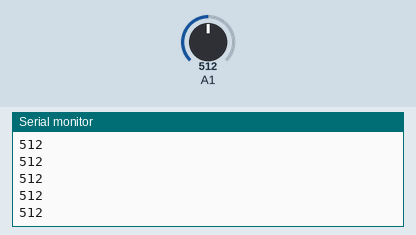
Simulated run of this sketch. Board: Arduino Uno, built with avr-gcc and run on an emulated ATmega328P. On the bench: the last lines printed to the serial monitor. The inputs (shaded band) are chosen by the test bench; at power-on: A1 = 512.

Above: at 1.2 s.
1.3 s: A1 set to 716
At 1.31 s:
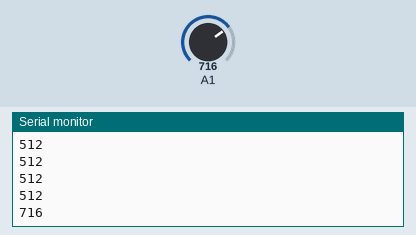
2.8 s: A1 set to 900
At 2.81 s:
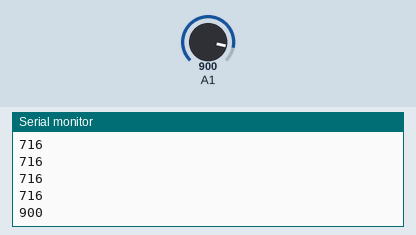
Timing chart, 0 to 5.8 s (numbered marks = the images above; inputs shaded):
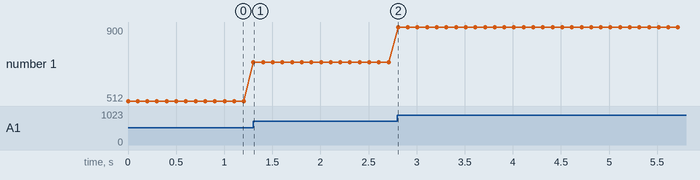

The sketch:

touch-test.ino
```cpp
void setup() {
  pinMode(9, INPUT);
  Serial.begin(115200);
}

void loop() {
  Serial.println(analogRead(9));
  delay(100);
}
```

Measured:
- after the input at 1.3 s, the serial monitor: prints a new line at once (image 1)
- after the input at 2.8 s, the serial monitor: prints a new line at once (image 2)
- plotted number 1: 512 → 716 after the input at 1.3 s, 716 → 900 after the input at 2.8 s
